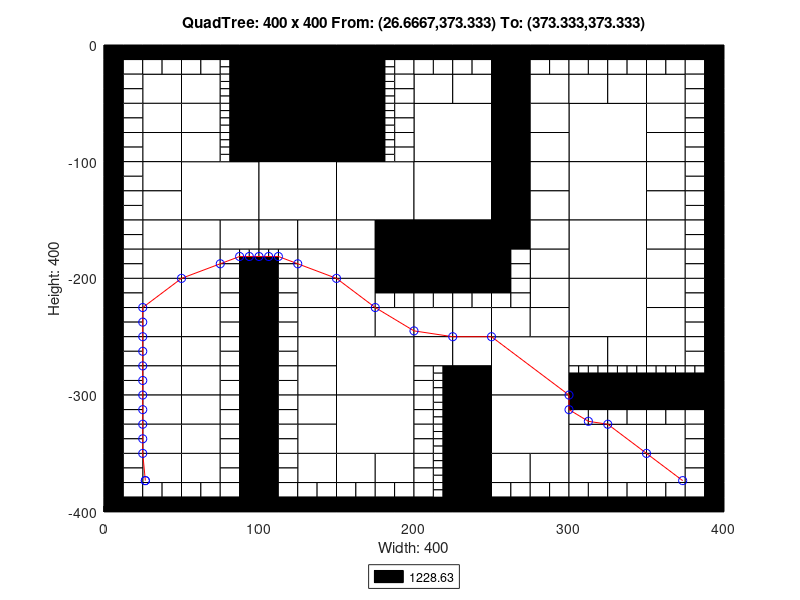

Reproduce this figure in MATLAB.
axis([0 400 -400 0]);
title('QuadTree: 400 x 400 From: (26.6667,373.333) To: (373.333,373.333)');
xlabel('Width: 400');
ylabel('Height: 400');
rectangle('Position',[100 -50 50 50], 'FaceColor',[0 0 0]);
rectangle('Position',[100 -100 50 50], 'FaceColor',[0 0 0]);
rectangle('Position',[50 -150 50 50], 'FaceColor',[1 1 1]);
rectangle('Position',[100 -150 50 50], 'FaceColor',[1 1 1]);
rectangle('Position',[150 -150 50 50], 'FaceColor',[1 1 1]);
rectangle('Position',[200 -100 50 50], 'FaceColor',[1 1 1]);
rectangle('Position',[300 -100 50 50], 'FaceColor',[1 1 1]);
rectangle('Position',[200 -150 50 50], 'FaceColor',[1 1 1]);
rectangle('Position',[200 -200 50 50], 'FaceColor',[0 0 0]);
rectangle('Position',[300 -150 50 50], 'FaceColor',[1 1 1]);
rectangle('Position',[300 -200 50 50], 'FaceColor',[1 1 1]);
rectangle('Position',[150 -300 50 50], 'FaceColor',[1 1 1]);
rectangle('Position',[150 -350 50 50], 'FaceColor',[1 1 1]);
rectangle('Position',[250 -300 50 50], 'FaceColor',[1 1 1]);
rectangle('Position',[300 -250 50 50], 'FaceColor',[1 1 1]);
rectangle('Position',[250 -350 50 50], 'FaceColor',[1 1 1]);
rectangle('Position',[25 -50 25 25], 'FaceColor',[1 1 1]);
rectangle('Position',[50 -50 25 25], 'FaceColor',[1 1 1]);
rectangle('Position',[25 -75 25 25], 'FaceColor',[1 1 1]);
rectangle('Position',[25 -100 25 25], 'FaceColor',[1 1 1]);
rectangle('Position',[50 -75 25 25], 'FaceColor',[1 1 1]);
rectangle('Position',[50 -100 25 25], 'FaceColor',[1 1 1]);
rectangle('Position',[150 -25 25 25], 'FaceColor',[0 0 0]);
rectangle('Position',[150 -50 25 25], 'FaceColor',[0 0 0]);
rectangle('Position',[150 -75 25 25], 'FaceColor',[0 0 0]);
rectangle('Position',[150 -100 25 25], 'FaceColor',[0 0 0]);
rectangle('Position',[25 -125 25 25], 'FaceColor',[1 1 1]);
rectangle('Position',[25 -150 25 25], 'FaceColor',[1 1 1]);
rectangle('Position',[25 -175 25 25], 'FaceColor',[1 1 1]);
rectangle('Position',[25 -200 25 25], 'FaceColor',[1 1 1]);
rectangle('Position',[50 -175 25 25], 'FaceColor',[1 1 1]);
rectangle('Position',[75 -175 25 25], 'FaceColor',[1 1 1]);
rectangle('Position',[50 -200 25 25], 'FaceColor',[1 1 1]);
rectangle('Position',[100 -175 25 25], 'FaceColor',[1 1 1]);
rectangle('Position',[125 -175 25 25], 'FaceColor',[1 1 1]);
rectangle('Position',[125 -200 25 25], 'FaceColor',[1 1 1]);
rectangle('Position',[150 -175 25 25], 'FaceColor',[1 1 1]);
rectangle('Position',[175 -175 25 25], 'FaceColor',[0 0 0]);
rectangle('Position',[150 -200 25 25], 'FaceColor',[1 1 1]);
rectangle('Position',[175 -200 25 25], 'FaceColor',[0 0 0]);
rectangle('Position',[200 -50 25 25], 'FaceColor',[1 1 1]);
rectangle('Position',[225 -50 25 25], 'FaceColor',[1 1 1]);
rectangle('Position',[250 -25 25 25], 'FaceColor',[0 0 0]);
rectangle('Position',[250 -50 25 25], 'FaceColor',[0 0 0]);
rectangle('Position',[275 -50 25 25], 'FaceColor',[1 1 1]);
rectangle('Position',[250 -75 25 25], 'FaceColor',[0 0 0]);
rectangle('Position',[275 -75 25 25], 'FaceColor',[1 1 1]);
rectangle('Position',[250 -100 25 25], 'FaceColor',[0 0 0]);
rectangle('Position',[275 -100 25 25], 'FaceColor',[1 1 1]);
rectangle('Position',[300 -50 25 25], 'FaceColor',[1 1 1]);
rectangle('Position',[325 -50 25 25], 'FaceColor',[1 1 1]);
rectangle('Position',[350 -50 25 25], 'FaceColor',[1 1 1]);
rectangle('Position',[350 -75 25 25], 'FaceColor',[1 1 1]);
rectangle('Position',[350 -100 25 25], 'FaceColor',[1 1 1]);
rectangle('Position',[250 -125 25 25], 'FaceColor',[0 0 0]);
rectangle('Position',[275 -125 25 25], 'FaceColor',[1 1 1]);
rectangle('Position',[250 -150 25 25], 'FaceColor',[0 0 0]);
rectangle('Position',[275 -150 25 25], 'FaceColor',[1 1 1]);
rectangle('Position',[250 -175 25 25], 'FaceColor',[0 0 0]);
rectangle('Position',[275 -175 25 25], 'FaceColor',[1 1 1]);
rectangle('Position',[275 -200 25 25], 'FaceColor',[1 1 1]);
rectangle('Position',[350 -125 25 25], 'FaceColor',[1 1 1]);
rectangle('Position',[350 -150 25 25], 'FaceColor',[1 1 1]);
rectangle('Position',[350 -175 25 25], 'FaceColor',[1 1 1]);
rectangle('Position',[350 -200 25 25], 'FaceColor',[1 1 1]);
rectangle('Position',[25 -225 25 25], 'FaceColor',[1 1 1]);
rectangle('Position',[25 -250 25 25], 'FaceColor',[1 1 1]);
rectangle('Position',[50 -225 25 25], 'FaceColor',[1 1 1]);
rectangle('Position',[50 -250 25 25], 'FaceColor',[1 1 1]);
rectangle('Position',[25 -275 25 25], 'FaceColor',[1 1 1]);
rectangle('Position',[25 -300 25 25], 'FaceColor',[1 1 1]);
rectangle('Position',[50 -275 25 25], 'FaceColor',[1 1 1]);
rectangle('Position',[50 -300 25 25], 'FaceColor',[1 1 1]);
rectangle('Position',[125 -225 25 25], 'FaceColor',[1 1 1]);
rectangle('Position',[125 -250 25 25], 'FaceColor',[1 1 1]);
rectangle('Position',[150 -225 25 25], 'FaceColor',[1 1 1]);
rectangle('Position',[150 -250 25 25], 'FaceColor',[1 1 1]);
rectangle('Position',[175 -250 25 25], 'FaceColor',[1 1 1]);
rectangle('Position',[125 -275 25 25], 'FaceColor',[1 1 1]);
rectangle('Position',[125 -300 25 25], 'FaceColor',[1 1 1]);
rectangle('Position',[25 -325 25 25], 'FaceColor',[1 1 1]);
rectangle('Position',[25 -350 25 25], 'FaceColor',[1 1 1]);
rectangle('Position',[50 -325 25 25], 'FaceColor',[1 1 1]);
rectangle('Position',[50 -350 25 25], 'FaceColor',[1 1 1]);
rectangle('Position',[25 -375 25 25], 'FaceColor',[1 1 1]);
rectangle('Position',[50 -375 25 25], 'FaceColor',[1 1 1]);
rectangle('Position',[125 -325 25 25], 'FaceColor',[1 1 1]);
rectangle('Position',[125 -350 25 25], 'FaceColor',[1 1 1]);
rectangle('Position',[125 -375 25 25], 'FaceColor',[1 1 1]);
rectangle('Position',[150 -375 25 25], 'FaceColor',[1 1 1]);
rectangle('Position',[175 -375 25 25], 'FaceColor',[1 1 1]);
rectangle('Position',[200 -250 25 25], 'FaceColor',[1 1 1]);
rectangle('Position',[225 -250 25 25], 'FaceColor',[1 1 1]);
rectangle('Position',[275 -225 25 25], 'FaceColor',[1 1 1]);
rectangle('Position',[250 -250 25 25], 'FaceColor',[1 1 1]);
rectangle('Position',[275 -250 25 25], 'FaceColor',[1 1 1]);
rectangle('Position',[200 -275 25 25], 'FaceColor',[1 1 1]);
rectangle('Position',[225 -275 25 25], 'FaceColor',[1 1 1]);
rectangle('Position',[225 -300 25 25], 'FaceColor',[0 0 0]);
rectangle('Position',[350 -225 25 25], 'FaceColor',[1 1 1]);
rectangle('Position',[350 -250 25 25], 'FaceColor',[1 1 1]);
rectangle('Position',[300 -275 25 25], 'FaceColor',[1 1 1]);
rectangle('Position',[325 -275 25 25], 'FaceColor',[1 1 1]);
rectangle('Position',[350 -275 25 25], 'FaceColor',[1 1 1]);
rectangle('Position',[225 -325 25 25], 'FaceColor',[0 0 0]);
rectangle('Position',[225 -350 25 25], 'FaceColor',[0 0 0]);
rectangle('Position',[225 -375 25 25], 'FaceColor',[0 0 0]);
rectangle('Position',[225 -400 25 25], 'FaceColor',[0 0 0]);
rectangle('Position',[250 -375 25 25], 'FaceColor',[1 1 1]);
rectangle('Position',[275 -375 25 25], 'FaceColor',[1 1 1]);
rectangle('Position',[300 -350 25 25], 'FaceColor',[1 1 1]);
rectangle('Position',[325 -350 25 25], 'FaceColor',[1 1 1]);
rectangle('Position',[350 -350 25 25], 'FaceColor',[1 1 1]);
rectangle('Position',[300 -375 25 25], 'FaceColor',[1 1 1]);
rectangle('Position',[325 -375 25 25], 'FaceColor',[1 1 1]);
rectangle('Position',[350 -375 25 25], 'FaceColor',[1 1 1]);
rectangle('Position',[0 -12.5 12.5 12.5], 'FaceColor',[0 0 0]);
rectangle('Position',[12.5 -12.5 12.5 12.5], 'FaceColor',[0 0 0]);
rectangle('Position',[0 -25 12.5 12.5], 'FaceColor',[0 0 0]);
rectangle('Position',[12.5 -25 12.5 12.5], 'FaceColor',[1 1 1]);
rectangle('Position',[25 -12.5 12.5 12.5], 'FaceColor',[0 0 0]);
rectangle('Position',[37.5 -12.5 12.5 12.5], 'FaceColor',[0 0 0]);
rectangle('Position',[25 -25 12.5 12.5], 'FaceColor',[1 1 1]);
rectangle('Position',[37.5 -25 12.5 12.5], 'FaceColor',[1 1 1]);
rectangle('Position',[0 -37.5 12.5 12.5], 'FaceColor',[0 0 0]);
rectangle('Position',[12.5 -37.5 12.5 12.5], 'FaceColor',[1 1 1]);
rectangle('Position',[0 -50 12.5 12.5], 'FaceColor',[0 0 0]);
rectangle('Position',[12.5 -50 12.5 12.5], 'FaceColor',[1 1 1]);
rectangle('Position',[50 -12.5 12.5 12.5], 'FaceColor',[0 0 0]);
rectangle('Position',[62.5 -12.5 12.5 12.5], 'FaceColor',[0 0 0]);
rectangle('Position',[50 -25 12.5 12.5], 'FaceColor',[1 1 1]);
rectangle('Position',[62.5 -25 12.5 12.5], 'FaceColor',[1 1 1]);
rectangle('Position',[75 -12.5 12.5 12.5], 'FaceColor',[0 0 0]);
rectangle('Position',[87.5 -12.5 12.5 12.5], 'FaceColor',[0 0 0]);
rectangle('Position',[87.5 -25 12.5 12.5], 'FaceColor',[0 0 0]);
rectangle('Position',[87.5 -37.5 12.5 12.5], 'FaceColor',[0 0 0]);
rectangle('Position',[87.5 -50 12.5 12.5], 'FaceColor',[0 0 0]);
rectangle('Position',[0 -62.5 12.5 12.5], 'FaceColor',[0 0 0]);
rectangle('Position',[12.5 -62.5 12.5 12.5], 'FaceColor',[1 1 1]);
rectangle('Position',[0 -75 12.5 12.5], 'FaceColor',[0 0 0]);
rectangle('Position',[12.5 -75 12.5 12.5], 'FaceColor',[1 1 1]);
rectangle('Position',[0 -87.5 12.5 12.5], 'FaceColor',[0 0 0]);
rectangle('Position',[12.5 -87.5 12.5 12.5], 'FaceColor',[1 1 1]);
rectangle('Position',[0 -100 12.5 12.5], 'FaceColor',[0 0 0]);
rectangle('Position',[12.5 -100 12.5 12.5], 'FaceColor',[1 1 1]);
rectangle('Position',[87.5 -62.5 12.5 12.5], 'FaceColor',[0 0 0]);
rectangle('Position',[87.5 -75 12.5 12.5], 'FaceColor',[0 0 0]);
rectangle('Position',[87.5 -87.5 12.5 12.5], 'FaceColor',[0 0 0]);
rectangle('Position',[87.5 -100 12.5 12.5], 'FaceColor',[0 0 0]);
rectangle('Position',[175 -12.5 12.5 12.5], 'FaceColor',[0 0 0]);
rectangle('Position',[187.5 -12.5 12.5 12.5], 'FaceColor',[0 0 0]);
rectangle('Position',[187.5 -25 12.5 12.5], 'FaceColor',[1 1 1]);
rectangle('Position',[187.5 -37.5 12.5 12.5], 'FaceColor',[1 1 1]);
rectangle('Position',[187.5 -50 12.5 12.5], 'FaceColor',[1 1 1]);
rectangle('Position',[187.5 -62.5 12.5 12.5], 'FaceColor',[1 1 1]);
rectangle('Position',[187.5 -75 12.5 12.5], 'FaceColor',[1 1 1]);
rectangle('Position',[187.5 -87.5 12.5 12.5], 'FaceColor',[1 1 1]);
rectangle('Position',[187.5 -100 12.5 12.5], 'FaceColor',[1 1 1]);
rectangle('Position',[0 -112.5 12.5 12.5], 'FaceColor',[0 0 0]);
rectangle('Position',[12.5 -112.5 12.5 12.5], 'FaceColor',[1 1 1]);
rectangle('Position',[0 -125 12.5 12.5], 'FaceColor',[0 0 0]);
rectangle('Position',[12.5 -125 12.5 12.5], 'FaceColor',[1 1 1]);
rectangle('Position',[0 -137.5 12.5 12.5], 'FaceColor',[0 0 0]);
rectangle('Position',[12.5 -137.5 12.5 12.5], 'FaceColor',[1 1 1]);
rectangle('Position',[0 -150 12.5 12.5], 'FaceColor',[0 0 0]);
rectangle('Position',[12.5 -150 12.5 12.5], 'FaceColor',[1 1 1]);
rectangle('Position',[0 -162.5 12.5 12.5], 'FaceColor',[0 0 0]);
rectangle('Position',[12.5 -162.5 12.5 12.5], 'FaceColor',[1 1 1]);
rectangle('Position',[0 -175 12.5 12.5], 'FaceColor',[0 0 0]);
rectangle('Position',[12.5 -175 12.5 12.5], 'FaceColor',[1 1 1]);
rectangle('Position',[0 -187.5 12.5 12.5], 'FaceColor',[0 0 0]);
rectangle('Position',[12.5 -187.5 12.5 12.5], 'FaceColor',[1 1 1]);
rectangle('Position',[0 -200 12.5 12.5], 'FaceColor',[0 0 0]);
rectangle('Position',[12.5 -200 12.5 12.5], 'FaceColor',[1 1 1]);
rectangle('Position',[75 -187.5 12.5 12.5], 'FaceColor',[1 1 1]);
rectangle('Position',[75 -200 12.5 12.5], 'FaceColor',[1 1 1]);
rectangle('Position',[87.5 -200 12.5 12.5], 'FaceColor',[0 0 0]);
rectangle('Position',[112.5 -187.5 12.5 12.5], 'FaceColor',[1 1 1]);
rectangle('Position',[100 -200 12.5 12.5], 'FaceColor',[0 0 0]);
rectangle('Position',[112.5 -200 12.5 12.5], 'FaceColor',[1 1 1]);
rectangle('Position',[200 -12.5 12.5 12.5], 'FaceColor',[0 0 0]);
rectangle('Position',[212.5 -12.5 12.5 12.5], 'FaceColor',[0 0 0]);
rectangle('Position',[200 -25 12.5 12.5], 'FaceColor',[1 1 1]);
rectangle('Position',[212.5 -25 12.5 12.5], 'FaceColor',[1 1 1]);
rectangle('Position',[225 -12.5 12.5 12.5], 'FaceColor',[0 0 0]);
rectangle('Position',[237.5 -12.5 12.5 12.5], 'FaceColor',[0 0 0]);
rectangle('Position',[225 -25 12.5 12.5], 'FaceColor',[1 1 1]);
rectangle('Position',[237.5 -25 12.5 12.5], 'FaceColor',[1 1 1]);
rectangle('Position',[275 -12.5 12.5 12.5], 'FaceColor',[0 0 0]);
rectangle('Position',[287.5 -12.5 12.5 12.5], 'FaceColor',[0 0 0]);
rectangle('Position',[275 -25 12.5 12.5], 'FaceColor',[1 1 1]);
rectangle('Position',[287.5 -25 12.5 12.5], 'FaceColor',[1 1 1]);
rectangle('Position',[300 -12.5 12.5 12.5], 'FaceColor',[0 0 0]);
rectangle('Position',[312.5 -12.5 12.5 12.5], 'FaceColor',[0 0 0]);
rectangle('Position',[300 -25 12.5 12.5], 'FaceColor',[1 1 1]);
rectangle('Position',[312.5 -25 12.5 12.5], 'FaceColor',[1 1 1]);
rectangle('Position',[325 -12.5 12.5 12.5], 'FaceColor',[0 0 0]);
rectangle('Position',[337.5 -12.5 12.5 12.5], 'FaceColor',[0 0 0]);
rectangle('Position',[325 -25 12.5 12.5], 'FaceColor',[1 1 1]);
rectangle('Position',[337.5 -25 12.5 12.5], 'FaceColor',[1 1 1]);
rectangle('Position',[350 -12.5 12.5 12.5], 'FaceColor',[0 0 0]);
rectangle('Position',[362.5 -12.5 12.5 12.5], 'FaceColor',[0 0 0]);
rectangle('Position',[350 -25 12.5 12.5], 'FaceColor',[1 1 1]);
rectangle('Position',[362.5 -25 12.5 12.5], 'FaceColor',[1 1 1]);
rectangle('Position',[375 -12.5 12.5 12.5], 'FaceColor',[0 0 0]);
rectangle('Position',[387.5 -12.5 12.5 12.5], 'FaceColor',[0 0 0]);
rectangle('Position',[375 -25 12.5 12.5], 'FaceColor',[1 1 1]);
rectangle('Position',[387.5 -25 12.5 12.5], 'FaceColor',[0 0 0]);
rectangle('Position',[375 -37.5 12.5 12.5], 'FaceColor',[1 1 1]);
rectangle('Position',[387.5 -37.5 12.5 12.5], 'FaceColor',[0 0 0]);
rectangle('Position',[375 -50 12.5 12.5], 'FaceColor',[1 1 1]);
rectangle('Position',[387.5 -50 12.5 12.5], 'FaceColor',[0 0 0]);
rectangle('Position',[375 -62.5 12.5 12.5], 'FaceColor',[1 1 1]);
rectangle('Position',[387.5 -62.5 12.5 12.5], 'FaceColor',[0 0 0]);
rectangle('Position',[375 -75 12.5 12.5], 'FaceColor',[1 1 1]);
rectangle('Position',[387.5 -75 12.5 12.5], 'FaceColor',[0 0 0]);
rectangle('Position',[375 -87.5 12.5 12.5], 'FaceColor',[1 1 1]);
rectangle('Position',[387.5 -87.5 12.5 12.5], 'FaceColor',[0 0 0]);
rectangle('Position',[375 -100 12.5 12.5], 'FaceColor',[1 1 1]);
rectangle('Position',[387.5 -100 12.5 12.5], 'FaceColor',[0 0 0]);
rectangle('Position',[250 -187.5 12.5 12.5], 'FaceColor',[0 0 0]);
rectangle('Position',[262.5 -187.5 12.5 12.5], 'FaceColor',[1 1 1]);
rectangle('Position',[250 -200 12.5 12.5], 'FaceColor',[0 0 0]);
rectangle('Position',[262.5 -200 12.5 12.5], 'FaceColor',[1 1 1]);
rectangle('Position',[375 -112.5 12.5 12.5], 'FaceColor',[1 1 1]);
rectangle('Position',[387.5 -112.5 12.5 12.5], 'FaceColor',[0 0 0]);
rectangle('Position',[375 -125 12.5 12.5], 'FaceColor',[1 1 1]);
rectangle('Position',[387.5 -125 12.5 12.5], 'FaceColor',[0 0 0]);
rectangle('Position',[375 -137.5 12.5 12.5], 'FaceColor',[1 1 1]);
rectangle('Position',[387.5 -137.5 12.5 12.5], 'FaceColor',[0 0 0]);
rectangle('Position',[375 -150 12.5 12.5], 'FaceColor',[1 1 1]);
rectangle('Position',[387.5 -150 12.5 12.5], 'FaceColor',[0 0 0]);
rectangle('Position',[375 -162.5 12.5 12.5], 'FaceColor',[1 1 1]);
rectangle('Position',[387.5 -162.5 12.5 12.5], 'FaceColor',[0 0 0]);
rectangle('Position',[375 -175 12.5 12.5], 'FaceColor',[1 1 1]);
rectangle('Position',[387.5 -175 12.5 12.5], 'FaceColor',[0 0 0]);
rectangle('Position',[375 -187.5 12.5 12.5], 'FaceColor',[1 1 1]);
rectangle('Position',[387.5 -187.5 12.5 12.5], 'FaceColor',[0 0 0]);
rectangle('Position',[375 -200 12.5 12.5], 'FaceColor',[1 1 1]);
rectangle('Position',[387.5 -200 12.5 12.5], 'FaceColor',[0 0 0]);
rectangle('Position',[0 -212.5 12.5 12.5], 'FaceColor',[0 0 0]);
rectangle('Position',[12.5 -212.5 12.5 12.5], 'FaceColor',[1 1 1]);
rectangle('Position',[0 -225 12.5 12.5], 'FaceColor',[0 0 0]);
rectangle('Position',[12.5 -225 12.5 12.5], 'FaceColor',[1 1 1]);
rectangle('Position',[0 -237.5 12.5 12.5], 'FaceColor',[0 0 0]);
rectangle('Position',[12.5 -237.5 12.5 12.5], 'FaceColor',[1 1 1]);
rectangle('Position',[0 -250 12.5 12.5], 'FaceColor',[0 0 0]);
rectangle('Position',[12.5 -250 12.5 12.5], 'FaceColor',[1 1 1]);
rectangle('Position',[75 -212.5 12.5 12.5], 'FaceColor',[1 1 1]);
rectangle('Position',[87.5 -212.5 12.5 12.5], 'FaceColor',[0 0 0]);
rectangle('Position',[75 -225 12.5 12.5], 'FaceColor',[1 1 1]);
rectangle('Position',[87.5 -225 12.5 12.5], 'FaceColor',[0 0 0]);
rectangle('Position',[75 -237.5 12.5 12.5], 'FaceColor',[1 1 1]);
rectangle('Position',[87.5 -237.5 12.5 12.5], 'FaceColor',[0 0 0]);
rectangle('Position',[75 -250 12.5 12.5], 'FaceColor',[1 1 1]);
rectangle('Position',[87.5 -250 12.5 12.5], 'FaceColor',[0 0 0]);
rectangle('Position',[0 -262.5 12.5 12.5], 'FaceColor',[0 0 0]);
rectangle('Position',[12.5 -262.5 12.5 12.5], 'FaceColor',[1 1 1]);
rectangle('Position',[0 -275 12.5 12.5], 'FaceColor',[0 0 0]);
rectangle('Position',[12.5 -275 12.5 12.5], 'FaceColor',[1 1 1]);
rectangle('Position',[0 -287.5 12.5 12.5], 'FaceColor',[0 0 0]);
rectangle('Position',[12.5 -287.5 12.5 12.5], 'FaceColor',[1 1 1]);
rectangle('Position',[0 -300 12.5 12.5], 'FaceColor',[0 0 0]);
rectangle('Position',[12.5 -300 12.5 12.5], 'FaceColor',[1 1 1]);
rectangle('Position',[75 -262.5 12.5 12.5], 'FaceColor',[1 1 1]);
rectangle('Position',[87.5 -262.5 12.5 12.5], 'FaceColor',[0 0 0]);
rectangle('Position',[75 -275 12.5 12.5], 'FaceColor',[1 1 1]);
rectangle('Position',[87.5 -275 12.5 12.5], 'FaceColor',[0 0 0]);
rectangle('Position',[75 -287.5 12.5 12.5], 'FaceColor',[1 1 1]);
rectangle('Position',[87.5 -287.5 12.5 12.5], 'FaceColor',[0 0 0]);
rectangle('Position',[75 -300 12.5 12.5], 'FaceColor',[1 1 1]);
rectangle('Position',[87.5 -300 12.5 12.5], 'FaceColor',[0 0 0]);
rectangle('Position',[100 -212.5 12.5 12.5], 'FaceColor',[0 0 0]);
rectangle('Position',[112.5 -212.5 12.5 12.5], 'FaceColor',[1 1 1]);
rectangle('Position',[100 -225 12.5 12.5], 'FaceColor',[0 0 0]);
rectangle('Position',[112.5 -225 12.5 12.5], 'FaceColor',[1 1 1]);
rectangle('Position',[100 -237.5 12.5 12.5], 'FaceColor',[0 0 0]);
rectangle('Position',[112.5 -237.5 12.5 12.5], 'FaceColor',[1 1 1]);
rectangle('Position',[100 -250 12.5 12.5], 'FaceColor',[0 0 0]);
rectangle('Position',[112.5 -250 12.5 12.5], 'FaceColor',[1 1 1]);
rectangle('Position',[175 -212.5 12.5 12.5], 'FaceColor',[0 0 0]);
rectangle('Position',[187.5 -212.5 12.5 12.5], 'FaceColor',[0 0 0]);
rectangle('Position',[175 -225 12.5 12.5], 'FaceColor',[1 1 1]);
rectangle('Position',[187.5 -225 12.5 12.5], 'FaceColor',[1 1 1]);
rectangle('Position',[100 -262.5 12.5 12.5], 'FaceColor',[0 0 0]);
rectangle('Position',[112.5 -262.5 12.5 12.5], 'FaceColor',[1 1 1]);
rectangle('Position',[100 -275 12.5 12.5], 'FaceColor',[0 0 0]);
rectangle('Position',[112.5 -275 12.5 12.5], 'FaceColor',[1 1 1]);
rectangle('Position',[100 -287.5 12.5 12.5], 'FaceColor',[0 0 0]);
rectangle('Position',[112.5 -287.5 12.5 12.5], 'FaceColor',[1 1 1]);
rectangle('Position',[100 -300 12.5 12.5], 'FaceColor',[0 0 0]);
rectangle('Position',[112.5 -300 12.5 12.5], 'FaceColor',[1 1 1]);
rectangle('Position',[0 -312.5 12.5 12.5], 'FaceColor',[0 0 0]);
rectangle('Position',[12.5 -312.5 12.5 12.5], 'FaceColor',[1 1 1]);
rectangle('Position',[0 -325 12.5 12.5], 'FaceColor',[0 0 0]);
rectangle('Position',[12.5 -325 12.5 12.5], 'FaceColor',[1 1 1]);
rectangle('Position',[0 -337.5 12.5 12.5], 'FaceColor',[0 0 0]);
rectangle('Position',[12.5 -337.5 12.5 12.5], 'FaceColor',[1 1 1]);
rectangle('Position',[0 -350 12.5 12.5], 'FaceColor',[0 0 0]);
rectangle('Position',[12.5 -350 12.5 12.5], 'FaceColor',[1 1 1]);
rectangle('Position',[75 -312.5 12.5 12.5], 'FaceColor',[1 1 1]);
rectangle('Position',[87.5 -312.5 12.5 12.5], 'FaceColor',[0 0 0]);
rectangle('Position',[75 -325 12.5 12.5], 'FaceColor',[1 1 1]);
rectangle('Position',[87.5 -325 12.5 12.5], 'FaceColor',[0 0 0]);
rectangle('Position',[75 -337.5 12.5 12.5], 'FaceColor',[1 1 1]);
rectangle('Position',[87.5 -337.5 12.5 12.5], 'FaceColor',[0 0 0]);
rectangle('Position',[75 -350 12.5 12.5], 'FaceColor',[1 1 1]);
rectangle('Position',[87.5 -350 12.5 12.5], 'FaceColor',[0 0 0]);
rectangle('Position',[0 -362.5 12.5 12.5], 'FaceColor',[0 0 0]);
rectangle('Position',[12.5 -362.5 12.5 12.5], 'FaceColor',[1 1 1]);
rectangle('Position',[0 -375 12.5 12.5], 'FaceColor',[0 0 0]);
rectangle('Position',[12.5 -375 12.5 12.5], 'FaceColor',[1 1 1]);
rectangle('Position',[0 -387.5 12.5 12.5], 'FaceColor',[0 0 0]);
rectangle('Position',[12.5 -387.5 12.5 12.5], 'FaceColor',[1 1 1]);
rectangle('Position',[0 -400 12.5 12.5], 'FaceColor',[0 0 0]);
rectangle('Position',[12.5 -400 12.5 12.5], 'FaceColor',[0 0 0]);
rectangle('Position',[25 -387.5 12.5 12.5], 'FaceColor',[1 1 1]);
rectangle('Position',[37.5 -387.5 12.5 12.5], 'FaceColor',[1 1 1]);
rectangle('Position',[25 -400 12.5 12.5], 'FaceColor',[0 0 0]);
rectangle('Position',[37.5 -400 12.5 12.5], 'FaceColor',[0 0 0]);
rectangle('Position',[75 -362.5 12.5 12.5], 'FaceColor',[1 1 1]);
rectangle('Position',[87.5 -362.5 12.5 12.5], 'FaceColor',[0 0 0]);
rectangle('Position',[75 -375 12.5 12.5], 'FaceColor',[1 1 1]);
rectangle('Position',[87.5 -375 12.5 12.5], 'FaceColor',[0 0 0]);
rectangle('Position',[50 -387.5 12.5 12.5], 'FaceColor',[1 1 1]);
rectangle('Position',[62.5 -387.5 12.5 12.5], 'FaceColor',[1 1 1]);
rectangle('Position',[50 -400 12.5 12.5], 'FaceColor',[0 0 0]);
rectangle('Position',[62.5 -400 12.5 12.5], 'FaceColor',[0 0 0]);
rectangle('Position',[75 -387.5 12.5 12.5], 'FaceColor',[1 1 1]);
rectangle('Position',[87.5 -387.5 12.5 12.5], 'FaceColor',[0 0 0]);
rectangle('Position',[75 -400 12.5 12.5], 'FaceColor',[0 0 0]);
rectangle('Position',[87.5 -400 12.5 12.5], 'FaceColor',[0 0 0]);
rectangle('Position',[100 -312.5 12.5 12.5], 'FaceColor',[0 0 0]);
rectangle('Position',[112.5 -312.5 12.5 12.5], 'FaceColor',[1 1 1]);
rectangle('Position',[100 -325 12.5 12.5], 'FaceColor',[0 0 0]);
rectangle('Position',[112.5 -325 12.5 12.5], 'FaceColor',[1 1 1]);
rectangle('Position',[100 -337.5 12.5 12.5], 'FaceColor',[0 0 0]);
rectangle('Position',[112.5 -337.5 12.5 12.5], 'FaceColor',[1 1 1]);
rectangle('Position',[100 -350 12.5 12.5], 'FaceColor',[0 0 0]);
rectangle('Position',[112.5 -350 12.5 12.5], 'FaceColor',[1 1 1]);
rectangle('Position',[100 -362.5 12.5 12.5], 'FaceColor',[0 0 0]);
rectangle('Position',[112.5 -362.5 12.5 12.5], 'FaceColor',[1 1 1]);
rectangle('Position',[100 -375 12.5 12.5], 'FaceColor',[0 0 0]);
rectangle('Position',[112.5 -375 12.5 12.5], 'FaceColor',[1 1 1]);
rectangle('Position',[100 -387.5 12.5 12.5], 'FaceColor',[0 0 0]);
rectangle('Position',[112.5 -387.5 12.5 12.5], 'FaceColor',[1 1 1]);
rectangle('Position',[100 -400 12.5 12.5], 'FaceColor',[0 0 0]);
rectangle('Position',[112.5 -400 12.5 12.5], 'FaceColor',[0 0 0]);
rectangle('Position',[125 -387.5 12.5 12.5], 'FaceColor',[1 1 1]);
rectangle('Position',[137.5 -387.5 12.5 12.5], 'FaceColor',[1 1 1]);
rectangle('Position',[125 -400 12.5 12.5], 'FaceColor',[0 0 0]);
rectangle('Position',[137.5 -400 12.5 12.5], 'FaceColor',[0 0 0]);
rectangle('Position',[150 -387.5 12.5 12.5], 'FaceColor',[1 1 1]);
rectangle('Position',[162.5 -387.5 12.5 12.5], 'FaceColor',[1 1 1]);
rectangle('Position',[150 -400 12.5 12.5], 'FaceColor',[0 0 0]);
rectangle('Position',[162.5 -400 12.5 12.5], 'FaceColor',[0 0 0]);
rectangle('Position',[175 -387.5 12.5 12.5], 'FaceColor',[1 1 1]);
rectangle('Position',[187.5 -387.5 12.5 12.5], 'FaceColor',[1 1 1]);
rectangle('Position',[175 -400 12.5 12.5], 'FaceColor',[0 0 0]);
rectangle('Position',[187.5 -400 12.5 12.5], 'FaceColor',[0 0 0]);
rectangle('Position',[200 -212.5 12.5 12.5], 'FaceColor',[0 0 0]);
rectangle('Position',[212.5 -212.5 12.5 12.5], 'FaceColor',[0 0 0]);
rectangle('Position',[200 -225 12.5 12.5], 'FaceColor',[1 1 1]);
rectangle('Position',[212.5 -225 12.5 12.5], 'FaceColor',[1 1 1]);
rectangle('Position',[225 -212.5 12.5 12.5], 'FaceColor',[0 0 0]);
rectangle('Position',[237.5 -212.5 12.5 12.5], 'FaceColor',[0 0 0]);
rectangle('Position',[225 -225 12.5 12.5], 'FaceColor',[1 1 1]);
rectangle('Position',[237.5 -225 12.5 12.5], 'FaceColor',[1 1 1]);
rectangle('Position',[250 -212.5 12.5 12.5], 'FaceColor',[0 0 0]);
rectangle('Position',[262.5 -212.5 12.5 12.5], 'FaceColor',[1 1 1]);
rectangle('Position',[250 -225 12.5 12.5], 'FaceColor',[1 1 1]);
rectangle('Position',[262.5 -225 12.5 12.5], 'FaceColor',[1 1 1]);
rectangle('Position',[200 -287.5 12.5 12.5], 'FaceColor',[1 1 1]);
rectangle('Position',[200 -300 12.5 12.5], 'FaceColor',[1 1 1]);
rectangle('Position',[375 -212.5 12.5 12.5], 'FaceColor',[1 1 1]);
rectangle('Position',[387.5 -212.5 12.5 12.5], 'FaceColor',[0 0 0]);
rectangle('Position',[375 -225 12.5 12.5], 'FaceColor',[1 1 1]);
rectangle('Position',[387.5 -225 12.5 12.5], 'FaceColor',[0 0 0]);
rectangle('Position',[375 -237.5 12.5 12.5], 'FaceColor',[1 1 1]);
rectangle('Position',[387.5 -237.5 12.5 12.5], 'FaceColor',[0 0 0]);
rectangle('Position',[375 -250 12.5 12.5], 'FaceColor',[1 1 1]);
rectangle('Position',[387.5 -250 12.5 12.5], 'FaceColor',[0 0 0]);
rectangle('Position',[300 -300 12.5 12.5], 'FaceColor',[0 0 0]);
rectangle('Position',[312.5 -300 12.5 12.5], 'FaceColor',[0 0 0]);
rectangle('Position',[325 -300 12.5 12.5], 'FaceColor',[0 0 0]);
rectangle('Position',[337.5 -300 12.5 12.5], 'FaceColor',[0 0 0]);
rectangle('Position',[375 -262.5 12.5 12.5], 'FaceColor',[1 1 1]);
rectangle('Position',[387.5 -262.5 12.5 12.5], 'FaceColor',[0 0 0]);
rectangle('Position',[375 -275 12.5 12.5], 'FaceColor',[1 1 1]);
rectangle('Position',[387.5 -275 12.5 12.5], 'FaceColor',[0 0 0]);
rectangle('Position',[350 -300 12.5 12.5], 'FaceColor',[0 0 0]);
rectangle('Position',[362.5 -300 12.5 12.5], 'FaceColor',[0 0 0]);
rectangle('Position',[387.5 -287.5 12.5 12.5], 'FaceColor',[0 0 0]);
rectangle('Position',[375 -300 12.5 12.5], 'FaceColor',[0 0 0]);
rectangle('Position',[387.5 -300 12.5 12.5], 'FaceColor',[0 0 0]);
rectangle('Position',[200 -312.5 12.5 12.5], 'FaceColor',[1 1 1]);
rectangle('Position',[200 -325 12.5 12.5], 'FaceColor',[1 1 1]);
rectangle('Position',[200 -337.5 12.5 12.5], 'FaceColor',[1 1 1]);
rectangle('Position',[200 -350 12.5 12.5], 'FaceColor',[1 1 1]);
rectangle('Position',[200 -362.5 12.5 12.5], 'FaceColor',[1 1 1]);
rectangle('Position',[200 -375 12.5 12.5], 'FaceColor',[1 1 1]);
rectangle('Position',[200 -387.5 12.5 12.5], 'FaceColor',[1 1 1]);
rectangle('Position',[200 -400 12.5 12.5], 'FaceColor',[0 0 0]);
rectangle('Position',[212.5 -400 12.5 12.5], 'FaceColor',[0 0 0]);
rectangle('Position',[250 -387.5 12.5 12.5], 'FaceColor',[1 1 1]);
rectangle('Position',[262.5 -387.5 12.5 12.5], 'FaceColor',[1 1 1]);
rectangle('Position',[250 -400 12.5 12.5], 'FaceColor',[0 0 0]);
rectangle('Position',[262.5 -400 12.5 12.5], 'FaceColor',[0 0 0]);
rectangle('Position',[275 -387.5 12.5 12.5], 'FaceColor',[1 1 1]);
rectangle('Position',[287.5 -387.5 12.5 12.5], 'FaceColor',[1 1 1]);
rectangle('Position',[275 -400 12.5 12.5], 'FaceColor',[0 0 0]);
rectangle('Position',[287.5 -400 12.5 12.5], 'FaceColor',[0 0 0]);
rectangle('Position',[300 -312.5 12.5 12.5], 'FaceColor',[0 0 0]);
rectangle('Position',[312.5 -312.5 12.5 12.5], 'FaceColor',[0 0 0]);
rectangle('Position',[300 -325 12.5 12.5], 'FaceColor',[1 1 1]);
rectangle('Position',[312.5 -325 12.5 12.5], 'FaceColor',[1 1 1]);
rectangle('Position',[325 -312.5 12.5 12.5], 'FaceColor',[0 0 0]);
rectangle('Position',[337.5 -312.5 12.5 12.5], 'FaceColor',[0 0 0]);
rectangle('Position',[325 -325 12.5 12.5], 'FaceColor',[1 1 1]);
rectangle('Position',[337.5 -325 12.5 12.5], 'FaceColor',[1 1 1]);
rectangle('Position',[350 -312.5 12.5 12.5], 'FaceColor',[0 0 0]);
rectangle('Position',[362.5 -312.5 12.5 12.5], 'FaceColor',[0 0 0]);
rectangle('Position',[350 -325 12.5 12.5], 'FaceColor',[1 1 1]);
rectangle('Position',[362.5 -325 12.5 12.5], 'FaceColor',[1 1 1]);
rectangle('Position',[375 -312.5 12.5 12.5], 'FaceColor',[0 0 0]);
rectangle('Position',[387.5 -312.5 12.5 12.5], 'FaceColor',[0 0 0]);
rectangle('Position',[375 -325 12.5 12.5], 'FaceColor',[1 1 1]);
rectangle('Position',[387.5 -325 12.5 12.5], 'FaceColor',[0 0 0]);
rectangle('Position',[375 -337.5 12.5 12.5], 'FaceColor',[1 1 1]);
rectangle('Position',[387.5 -337.5 12.5 12.5], 'FaceColor',[0 0 0]);
rectangle('Position',[375 -350 12.5 12.5], 'FaceColor',[1 1 1]);
rectangle('Position',[387.5 -350 12.5 12.5], 'FaceColor',[0 0 0]);
rectangle('Position',[300 -387.5 12.5 12.5], 'FaceColor',[1 1 1]);
rectangle('Position',[312.5 -387.5 12.5 12.5], 'FaceColor',[1 1 1]);
rectangle('Position',[300 -400 12.5 12.5], 'FaceColor',[0 0 0]);
rectangle('Position',[312.5 -400 12.5 12.5], 'FaceColor',[0 0 0]);
rectangle('Position',[325 -387.5 12.5 12.5], 'FaceColor',[1 1 1]);
rectangle('Position',[337.5 -387.5 12.5 12.5], 'FaceColor',[1 1 1]);
rectangle('Position',[325 -400 12.5 12.5], 'FaceColor',[0 0 0]);
rectangle('Position',[337.5 -400 12.5 12.5], 'FaceColor',[0 0 0]);
rectangle('Position',[375 -362.5 12.5 12.5], 'FaceColor',[1 1 1]);
rectangle('Position',[387.5 -362.5 12.5 12.5], 'FaceColor',[0 0 0]);
rectangle('Position',[375 -375 12.5 12.5], 'FaceColor',[1 1 1]);
rectangle('Position',[387.5 -375 12.5 12.5], 'FaceColor',[0 0 0]);
rectangle('Position',[350 -387.5 12.5 12.5], 'FaceColor',[1 1 1]);
rectangle('Position',[362.5 -387.5 12.5 12.5], 'FaceColor',[1 1 1]);
rectangle('Position',[350 -400 12.5 12.5], 'FaceColor',[0 0 0]);
rectangle('Position',[362.5 -400 12.5 12.5], 'FaceColor',[0 0 0]);
rectangle('Position',[375 -387.5 12.5 12.5], 'FaceColor',[1 1 1]);
rectangle('Position',[387.5 -387.5 12.5 12.5], 'FaceColor',[0 0 0]);
rectangle('Position',[375 -400 12.5 12.5], 'FaceColor',[0 0 0]);
rectangle('Position',[387.5 -400 12.5 12.5], 'FaceColor',[0 0 0]);
rectangle('Position',[75 -18.75 6.25 6.25], 'FaceColor',[1 1 1]);
rectangle('Position',[81.25 -18.75 6.25 6.25], 'FaceColor',[0 0 0]);
rectangle('Position',[75 -25 6.25 6.25], 'FaceColor',[1 1 1]);
rectangle('Position',[81.25 -25 6.25 6.25], 'FaceColor',[0 0 0]);
rectangle('Position',[75 -31.25 6.25 6.25], 'FaceColor',[1 1 1]);
rectangle('Position',[81.25 -31.25 6.25 6.25], 'FaceColor',[0 0 0]);
rectangle('Position',[75 -37.5 6.25 6.25], 'FaceColor',[1 1 1]);
rectangle('Position',[81.25 -37.5 6.25 6.25], 'FaceColor',[0 0 0]);
rectangle('Position',[75 -43.75 6.25 6.25], 'FaceColor',[1 1 1]);
rectangle('Position',[81.25 -43.75 6.25 6.25], 'FaceColor',[0 0 0]);
rectangle('Position',[75 -50 6.25 6.25], 'FaceColor',[1 1 1]);
rectangle('Position',[81.25 -50 6.25 6.25], 'FaceColor',[0 0 0]);
rectangle('Position',[75 -56.25 6.25 6.25], 'FaceColor',[1 1 1]);
rectangle('Position',[81.25 -56.25 6.25 6.25], 'FaceColor',[0 0 0]);
rectangle('Position',[75 -62.5 6.25 6.25], 'FaceColor',[1 1 1]);
rectangle('Position',[81.25 -62.5 6.25 6.25], 'FaceColor',[0 0 0]);
rectangle('Position',[75 -68.75 6.25 6.25], 'FaceColor',[1 1 1]);
rectangle('Position',[81.25 -68.75 6.25 6.25], 'FaceColor',[0 0 0]);
rectangle('Position',[75 -75 6.25 6.25], 'FaceColor',[1 1 1]);
rectangle('Position',[81.25 -75 6.25 6.25], 'FaceColor',[0 0 0]);
rectangle('Position',[75 -81.25 6.25 6.25], 'FaceColor',[1 1 1]);
rectangle('Position',[81.25 -81.25 6.25 6.25], 'FaceColor',[0 0 0]);
rectangle('Position',[75 -87.5 6.25 6.25], 'FaceColor',[1 1 1]);
rectangle('Position',[81.25 -87.5 6.25 6.25], 'FaceColor',[0 0 0]);
rectangle('Position',[75 -93.75 6.25 6.25], 'FaceColor',[1 1 1]);
rectangle('Position',[81.25 -93.75 6.25 6.25], 'FaceColor',[0 0 0]);
rectangle('Position',[75 -100 6.25 6.25], 'FaceColor',[1 1 1]);
rectangle('Position',[81.25 -100 6.25 6.25], 'FaceColor',[0 0 0]);
rectangle('Position',[175 -18.75 6.25 6.25], 'FaceColor',[0 0 0]);
rectangle('Position',[181.25 -18.75 6.25 6.25], 'FaceColor',[1 1 1]);
rectangle('Position',[175 -25 6.25 6.25], 'FaceColor',[0 0 0]);
rectangle('Position',[181.25 -25 6.25 6.25], 'FaceColor',[1 1 1]);
rectangle('Position',[175 -31.25 6.25 6.25], 'FaceColor',[0 0 0]);
rectangle('Position',[181.25 -31.25 6.25 6.25], 'FaceColor',[1 1 1]);
rectangle('Position',[175 -37.5 6.25 6.25], 'FaceColor',[0 0 0]);
rectangle('Position',[181.25 -37.5 6.25 6.25], 'FaceColor',[1 1 1]);
rectangle('Position',[175 -43.75 6.25 6.25], 'FaceColor',[0 0 0]);
rectangle('Position',[181.25 -43.75 6.25 6.25], 'FaceColor',[1 1 1]);
rectangle('Position',[175 -50 6.25 6.25], 'FaceColor',[0 0 0]);
rectangle('Position',[181.25 -50 6.25 6.25], 'FaceColor',[1 1 1]);
rectangle('Position',[175 -56.25 6.25 6.25], 'FaceColor',[0 0 0]);
rectangle('Position',[181.25 -56.25 6.25 6.25], 'FaceColor',[1 1 1]);
rectangle('Position',[175 -62.5 6.25 6.25], 'FaceColor',[0 0 0]);
rectangle('Position',[181.25 -62.5 6.25 6.25], 'FaceColor',[1 1 1]);
rectangle('Position',[175 -68.75 6.25 6.25], 'FaceColor',[0 0 0]);
rectangle('Position',[181.25 -68.75 6.25 6.25], 'FaceColor',[1 1 1]);
rectangle('Position',[175 -75 6.25 6.25], 'FaceColor',[0 0 0]);
rectangle('Position',[181.25 -75 6.25 6.25], 'FaceColor',[1 1 1]);
rectangle('Position',[175 -81.25 6.25 6.25], 'FaceColor',[0 0 0]);
rectangle('Position',[181.25 -81.25 6.25 6.25], 'FaceColor',[1 1 1]);
rectangle('Position',[175 -87.5 6.25 6.25], 'FaceColor',[0 0 0]);
rectangle('Position',[181.25 -87.5 6.25 6.25], 'FaceColor',[1 1 1]);
rectangle('Position',[175 -93.75 6.25 6.25], 'FaceColor',[0 0 0]);
rectangle('Position',[181.25 -93.75 6.25 6.25], 'FaceColor',[1 1 1]);
rectangle('Position',[175 -100 6.25 6.25], 'FaceColor',[0 0 0]);
rectangle('Position',[181.25 -100 6.25 6.25], 'FaceColor',[1 1 1]);
rectangle('Position',[87.5 -181.25 6.25 6.25], 'FaceColor',[1 1 1]);
rectangle('Position',[93.75 -181.25 6.25 6.25], 'FaceColor',[1 1 1]);
rectangle('Position',[87.5 -187.5 6.25 6.25], 'FaceColor',[0 0 0]);
rectangle('Position',[93.75 -187.5 6.25 6.25], 'FaceColor',[0 0 0]);
rectangle('Position',[100 -181.25 6.25 6.25], 'FaceColor',[1 1 1]);
rectangle('Position',[106.25 -181.25 6.25 6.25], 'FaceColor',[1 1 1]);
rectangle('Position',[100 -187.5 6.25 6.25], 'FaceColor',[0 0 0]);
rectangle('Position',[106.25 -187.5 6.25 6.25], 'FaceColor',[0 0 0]);
rectangle('Position',[212.5 -281.25 6.25 6.25], 'FaceColor',[1 1 1]);
rectangle('Position',[218.75 -281.25 6.25 6.25], 'FaceColor',[0 0 0]);
rectangle('Position',[212.5 -287.5 6.25 6.25], 'FaceColor',[1 1 1]);
rectangle('Position',[218.75 -287.5 6.25 6.25], 'FaceColor',[0 0 0]);
rectangle('Position',[212.5 -293.75 6.25 6.25], 'FaceColor',[1 1 1]);
rectangle('Position',[218.75 -293.75 6.25 6.25], 'FaceColor',[0 0 0]);
rectangle('Position',[212.5 -300 6.25 6.25], 'FaceColor',[1 1 1]);
rectangle('Position',[218.75 -300 6.25 6.25], 'FaceColor',[0 0 0]);
rectangle('Position',[300 -281.25 6.25 6.25], 'FaceColor',[1 1 1]);
rectangle('Position',[306.25 -281.25 6.25 6.25], 'FaceColor',[1 1 1]);
rectangle('Position',[300 -287.5 6.25 6.25], 'FaceColor',[0 0 0]);
rectangle('Position',[306.25 -287.5 6.25 6.25], 'FaceColor',[0 0 0]);
rectangle('Position',[312.5 -281.25 6.25 6.25], 'FaceColor',[1 1 1]);
rectangle('Position',[318.75 -281.25 6.25 6.25], 'FaceColor',[1 1 1]);
rectangle('Position',[312.5 -287.5 6.25 6.25], 'FaceColor',[0 0 0]);
rectangle('Position',[318.75 -287.5 6.25 6.25], 'FaceColor',[0 0 0]);
rectangle('Position',[325 -281.25 6.25 6.25], 'FaceColor',[1 1 1]);
rectangle('Position',[331.25 -281.25 6.25 6.25], 'FaceColor',[1 1 1]);
rectangle('Position',[325 -287.5 6.25 6.25], 'FaceColor',[0 0 0]);
rectangle('Position',[331.25 -287.5 6.25 6.25], 'FaceColor',[0 0 0]);
rectangle('Position',[337.5 -281.25 6.25 6.25], 'FaceColor',[1 1 1]);
rectangle('Position',[343.75 -281.25 6.25 6.25], 'FaceColor',[1 1 1]);
rectangle('Position',[337.5 -287.5 6.25 6.25], 'FaceColor',[0 0 0]);
rectangle('Position',[343.75 -287.5 6.25 6.25], 'FaceColor',[0 0 0]);
rectangle('Position',[350 -281.25 6.25 6.25], 'FaceColor',[1 1 1]);
rectangle('Position',[356.25 -281.25 6.25 6.25], 'FaceColor',[1 1 1]);
rectangle('Position',[350 -287.5 6.25 6.25], 'FaceColor',[0 0 0]);
rectangle('Position',[356.25 -287.5 6.25 6.25], 'FaceColor',[0 0 0]);
rectangle('Position',[362.5 -281.25 6.25 6.25], 'FaceColor',[1 1 1]);
rectangle('Position',[368.75 -281.25 6.25 6.25], 'FaceColor',[1 1 1]);
rectangle('Position',[362.5 -287.5 6.25 6.25], 'FaceColor',[0 0 0]);
rectangle('Position',[368.75 -287.5 6.25 6.25], 'FaceColor',[0 0 0]);
rectangle('Position',[375 -281.25 6.25 6.25], 'FaceColor',[1 1 1]);
rectangle('Position',[381.25 -281.25 6.25 6.25], 'FaceColor',[1 1 1]);
rectangle('Position',[375 -287.5 6.25 6.25], 'FaceColor',[0 0 0]);
rectangle('Position',[381.25 -287.5 6.25 6.25], 'FaceColor',[0 0 0]);
rectangle('Position',[212.5 -306.25 6.25 6.25], 'FaceColor',[1 1 1]);
rectangle('Position',[218.75 -306.25 6.25 6.25], 'FaceColor',[0 0 0]);
rectangle('Position',[212.5 -312.5 6.25 6.25], 'FaceColor',[1 1 1]);
rectangle('Position',[218.75 -312.5 6.25 6.25], 'FaceColor',[0 0 0]);
rectangle('Position',[212.5 -318.75 6.25 6.25], 'FaceColor',[1 1 1]);
rectangle('Position',[218.75 -318.75 6.25 6.25], 'FaceColor',[0 0 0]);
rectangle('Position',[212.5 -325 6.25 6.25], 'FaceColor',[1 1 1]);
rectangle('Position',[218.75 -325 6.25 6.25], 'FaceColor',[0 0 0]);
rectangle('Position',[212.5 -331.25 6.25 6.25], 'FaceColor',[1 1 1]);
rectangle('Position',[218.75 -331.25 6.25 6.25], 'FaceColor',[0 0 0]);
rectangle('Position',[212.5 -337.5 6.25 6.25], 'FaceColor',[1 1 1]);
rectangle('Position',[218.75 -337.5 6.25 6.25], 'FaceColor',[0 0 0]);
rectangle('Position',[212.5 -343.75 6.25 6.25], 'FaceColor',[1 1 1]);
rectangle('Position',[218.75 -343.75 6.25 6.25], 'FaceColor',[0 0 0]);
rectangle('Position',[212.5 -350 6.25 6.25], 'FaceColor',[1 1 1]);
rectangle('Position',[218.75 -350 6.25 6.25], 'FaceColor',[0 0 0]);
rectangle('Position',[212.5 -356.25 6.25 6.25], 'FaceColor',[1 1 1]);
rectangle('Position',[218.75 -356.25 6.25 6.25], 'FaceColor',[0 0 0]);
rectangle('Position',[212.5 -362.5 6.25 6.25], 'FaceColor',[1 1 1]);
rectangle('Position',[218.75 -362.5 6.25 6.25], 'FaceColor',[0 0 0]);
rectangle('Position',[212.5 -368.75 6.25 6.25], 'FaceColor',[1 1 1]);
rectangle('Position',[218.75 -368.75 6.25 6.25], 'FaceColor',[0 0 0]);
rectangle('Position',[212.5 -375 6.25 6.25], 'FaceColor',[1 1 1]);
rectangle('Position',[218.75 -375 6.25 6.25], 'FaceColor',[0 0 0]);
rectangle('Position',[212.5 -381.25 6.25 6.25], 'FaceColor',[1 1 1]);
rectangle('Position',[218.75 -381.25 6.25 6.25], 'FaceColor',[0 0 0]);
rectangle('Position',[212.5 -387.5 6.25 6.25], 'FaceColor',[1 1 1]);
rectangle('Position',[218.75 -387.5 6.25 6.25], 'FaceColor',[0 0 0]);
X=[373.333,350,325,312.5,300,300,250,225,200,175,150,125,112.5,106.25,100,93.75,87.5,75,50,25,25,25,25,25,25,25,25,25,25,25,26.6667,26.6667];
Y=[-373.333,-350,-325,-322.5,-312.5,-300,-250,-250,-245,-225,-200,-187.5,-181.25,-181.25,-181.25,-181.25,-181.25,-187.5,-200,-225,-237.5,-250,-262.5,-275,-287.5,-300,-312.5,-325,-337.5,-350,-373.333,-373.333];
hold on;
plot(X,Y,'r');
plot(X,Y,'bo');
legend('1228.63','Location','southoutside');
